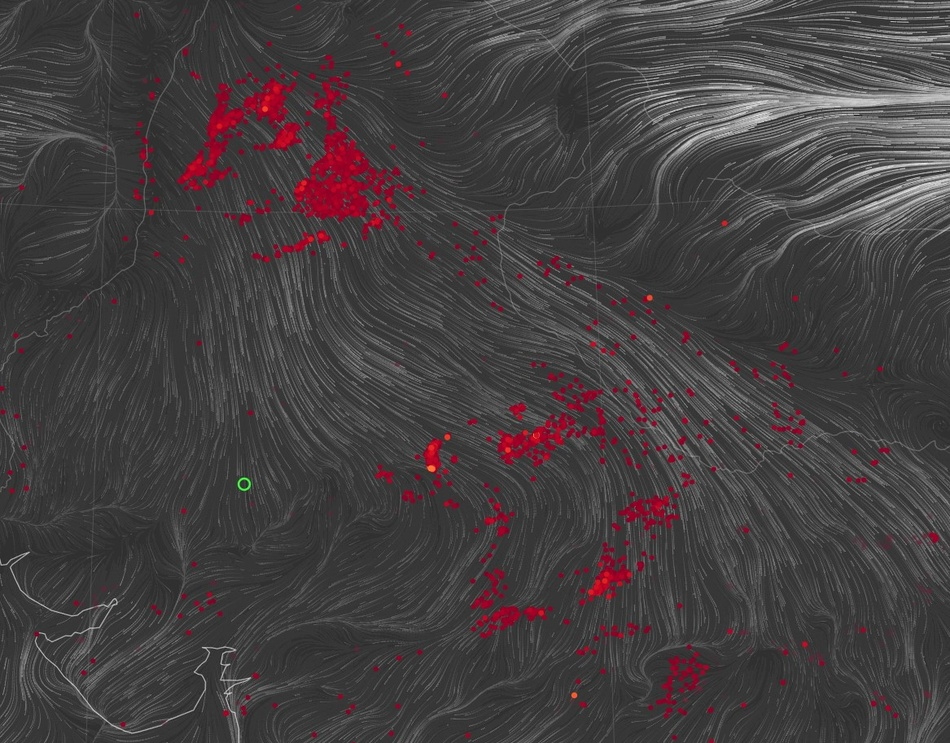
#> input picture src/fire_points_northern_india_plain.jpg, 950 x 743 px, shrunk from 1167 x 913 before the run
$ jupyter execute Untitled.ipynb
#> lines starting #> are read from the running program, lines starting #| are printed output that depends on the picture; after the words box and inside, x2 and y2 are one past the last pixel; in counts of white or black regions, pixels touching at a corner belong together
[cell 1]
import cv2
import numpy as np
from sklearn.cluster import DBSCAN
import matplotlib.pyplot as plt
from matplotlib.backends.backend_agg import FigureCanvasAgg

[cell 2]
def detect_fire_clusters(image_path, eps=20, min_samples=10, wind_weight=0.5):
    # Read the image
#> called with image_path = 'fire_points_northern_india_plain.jpg', eps = 20, min_samples = 10, wind_weight = 0.5
    img = cv2.imread(image_path)
#> img is the input picture: shape (743, 950, 3); mean B, G, R 64.4, 63.2, 68.6
    if img is None:
        raise ValueError("Could not read the image")

    # Convert to grayscale and Gaussian blur to enhance wind lines
    gray = cv2.cvtColor(img, cv2.COLOR_BGR2GRAY)
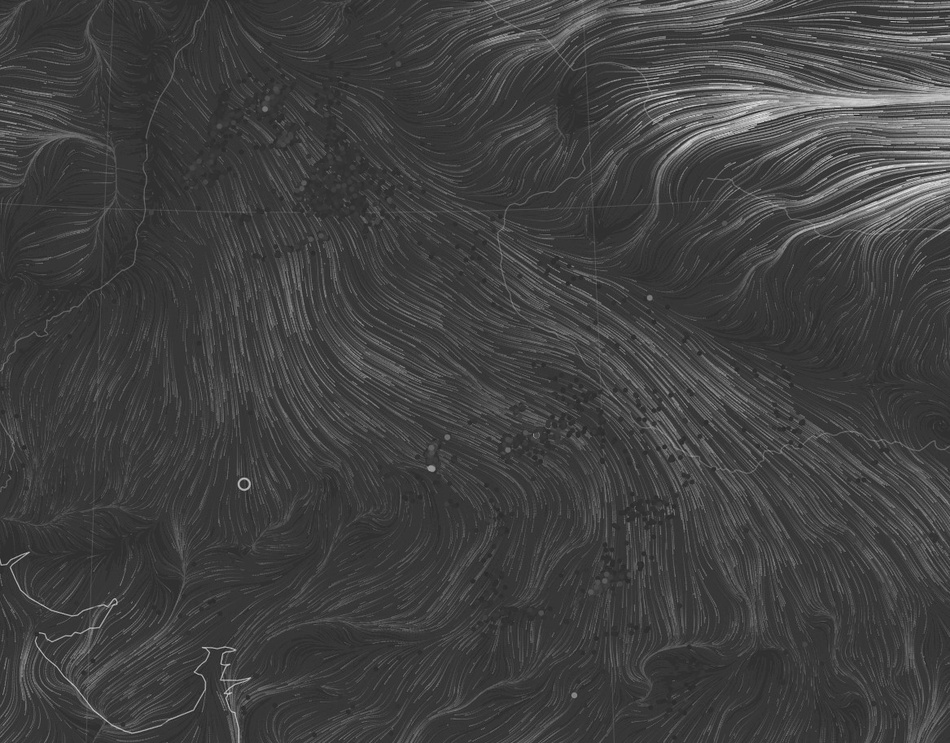
#> gray: shape (743, 950); min 30, max 241, mean 64.9
    blurred = cv2.GaussianBlur(gray, (5, 5), 0)

    # Apply Canny edge detection to extract wind lines
    edges = cv2.Canny(blurred, 100, 200)
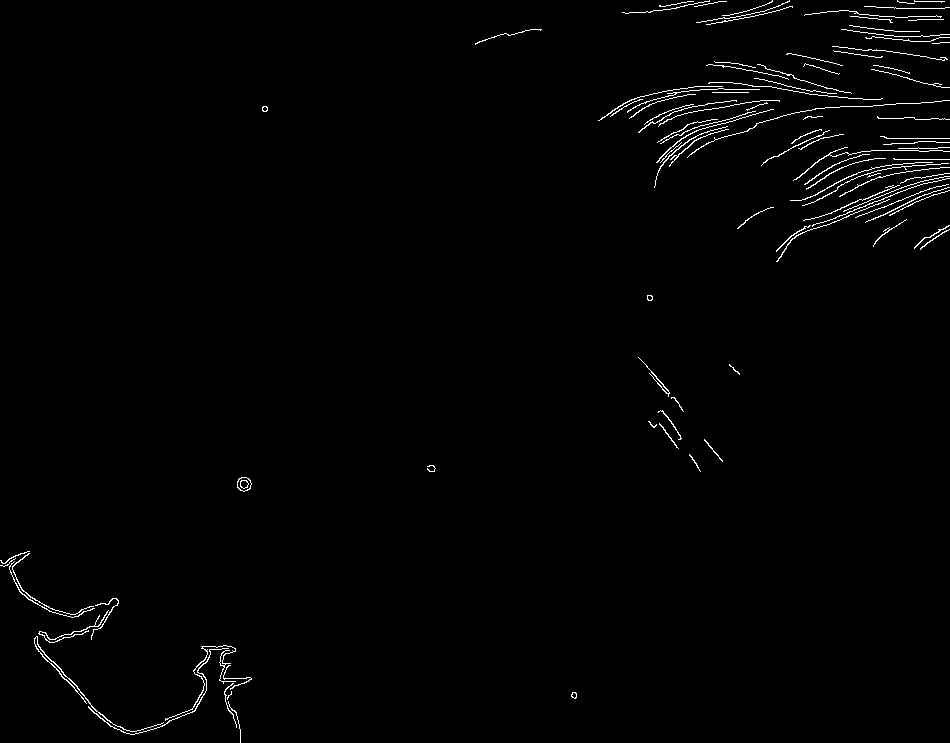
#> edges: shape (743, 950); 1.2% white in thin lines or dots

    # Convert to HSV color space
    hsv = cv2.cvtColor(img, cv2.COLOR_BGR2HSV)
#> hsv: shape (743, 950, 3); mean H, S, V 29, 13.6, 68.8

    # Define range for red color (fire points)
    lower_red1 = np.array([0, 120, 70])
    upper_red1 = np.array([10, 255, 255])
    lower_red2 = np.array([170, 120, 70])
    upper_red2 = np.array([180, 255, 255])

    # Create masks for red regions
    mask1 = cv2.inRange(hsv, lower_red1, upper_red1)
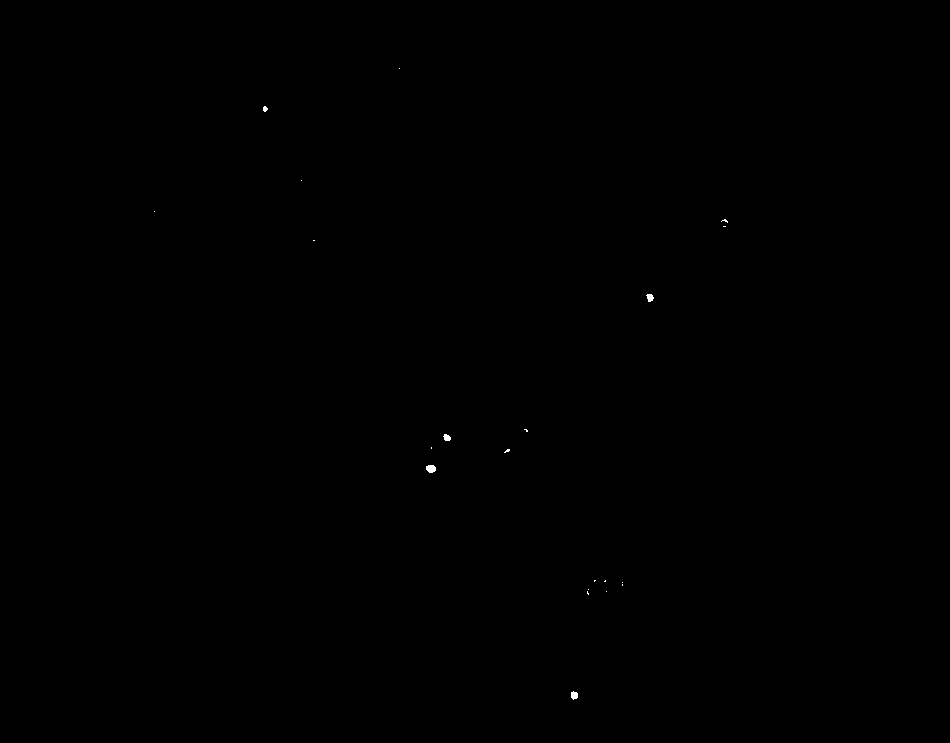
#> mask1: shape (743, 950); 0.04% white; 21 white regions (16 under 20 px), largest, box (x1, y1, x2, y2) and area: (426, 465, 436, 473) 65, (571, 691, 578, 700) 48, (646, 294, 654, 302) 45, (443, 434, 451, 441) 41, (263, 106, 268, 112) 22
    mask2 = cv2.inRange(hsv, lower_red2, upper_red2)
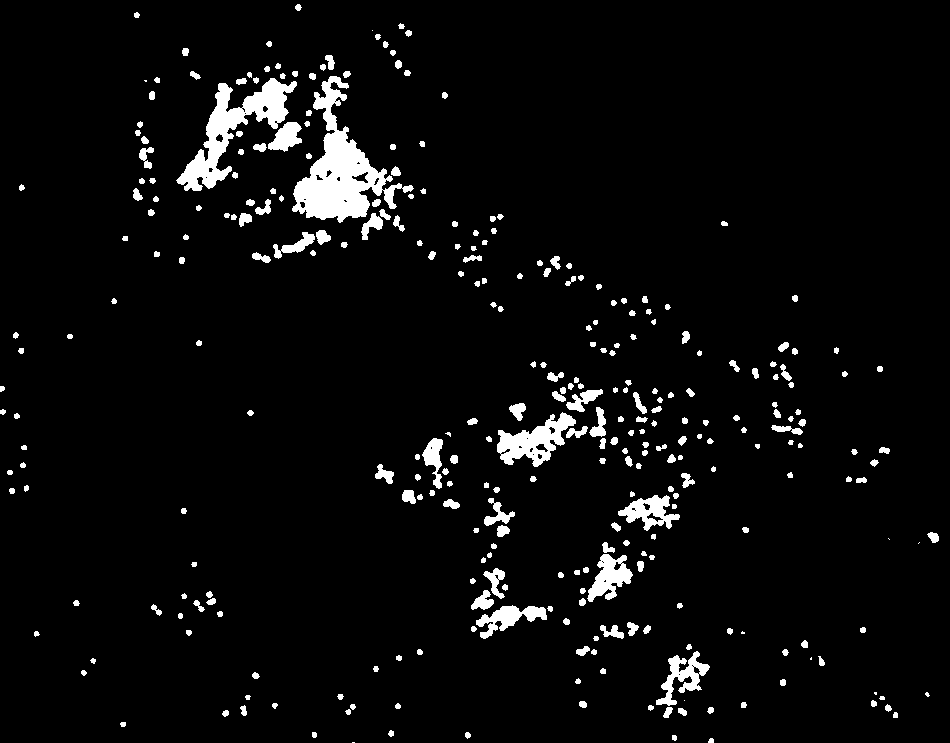
#> mask2: shape (743, 950); 4.5% white; 321 white regions (11 under 20 px), largest, box (x1, y1, x2, y2) and area: (292, 76, 414, 223) 6145, (176, 78, 297, 191) 4121, (497, 412, 576, 467) 1987
    mask = mask1 + mask2
#> mask: shape (743, 950); 4.6% white; 322 white regions (10 under 20 px), largest, box (x1, y1, x2, y2) and area: (292, 76, 414, 223) 6146, (176, 78, 297, 191) 4143, (497, 412, 576, 467) 2007

    # Find coordinates of fire points
    fire_points = np.column_stack(np.where(mask > 0))
#> fire_points = 32390 pairs, first value 4 to 742, second value 0 to 938

    if len(fire_points) == 0:
        raise ValueError("No fire points detected")

    # Cluster the fire points, now explicitly incorporating wind line information
    fire_points_with_wind = []
    for pt in fire_points:
        try:
            # Normalize coordinates and wind intensity
            x, y = pt
            wind_intensity = edges[y, x] / 255.0  # Normalize to 0-1

            # Weighted features: spatial coordinates and wind intensity
            weighted_pt = [
                x,
                y,
                wind_intensity * wind_weight  # Scale wind intensity
            ]
            fire_points_with_wind.append(weighted_pt)
        except IndexError:
            continue
#> this loop made 32390 passes
#> (x, y, weighted_pt) on passes 1 to 3: (4, 297, [4, 297, 0]), (4, 298, [4, 298, 0]), (4, 299, [4, 299, 0])
#> after the loop, fire_points_with_wind = 30798 items

    fire_points_with_wind = np.array(fire_points_with_wind)

    if len(fire_points_with_wind) == 0:
        raise ValueError("No fire points with valid wind information")

    # Use DBSCAN with custom metric incorporating wind information
    clustering = DBSCAN(
        eps=eps,
        min_samples=min_samples,
        metric='euclidean'
    ).fit(fire_points_with_wind)

    # Get unique clusters (excluding noise points)
    unique_labels = set(clustering.labels_)
#> unique_labels = 53 items
    unique_labels.discard(-1)  # Remove noise label
    n_clusters = len(unique_labels)
#> n_clusters = 52

    # Create figure with three subplots for verification
    fig, (ax1, ax2, ax3) = plt.subplots(1, 3, figsize=(20, 10))

    # Plot original image with clusters
    ax1.imshow(cv2.cvtColor(img, cv2.COLOR_BGR2RGB))
    ax1.set_title('Fire Clusters', fontsize=12, fontweight='bold')

    # Prepare for storing scatter objects and labels for a compact legend
    scatter_handles = []
    scatter_labels = []

    # Plot clusters with different colors and annotate hotspot counts
    colors = plt.cm.rainbow(np.linspace(0, 1, n_clusters+1))
    for i, label in enumerate(unique_labels):
        cluster_points = fire_points_with_wind[clustering.labels_ == label, :2]
        hotspot_count = len(cluster_points)

        # Scatter plot of cluster points
        scatter = ax1.scatter(
            cluster_points[:, 1],
            cluster_points[:, 0],
            color=colors[i],
            alpha=0.6,
            s=50
        )

        # Store scatter handle and label for compact legend
        scatter_handles.append(scatter)
        scatter_labels.append(f'C{i+1}: {hotspot_count} hotspots')

        # Find cluster centroid for annotation
        if len(cluster_points) > 0:
            centroid_x = int(np.mean(cluster_points[:, 1]))
            centroid_y = int(np.mean(cluster_points[:, 0]))

            # Annotate hotspot count on the plot
            ax1.annotate(
                f'{hotspot_count}',
                (centroid_x, centroid_y),
                color='white',
                fontweight='bold',
                ha='center',
                va='center',
                bbox=dict(facecolor='black', alpha=0.5, edgecolor='none')
            )
#> this loop made 52 passes
#> (hotspot_count, centroid_x, centroid_y) on passes 1 to 12: (35, 297, 7), (28, 136, 14), (236, 396, 48), (13625, 298, 159), (81, 153, 88), (33, 444, 94), (482, 144, 167), (29, 421, 143), (29, 21, 187), (389, 476, 247), (44, 724, 222), (64, 183, 250)
#> after the loop, scatter_handles = 52 items; scatter_labels = 52 items, first 6: 'C1: 35 hotspots', 'C2: 28 hotspots', 'C3: 236 hotspots', 'C4: 13625 hotspots', 'C5: 81 hotspots', 'C6: 33 hotspots'

    # Add cluster count to title
    ax1.set_title(f'Fire Clusters (Count: {n_clusters})',
                  fontsize=12, fontweight='bold')

    # Create a compact legend outside the plot area
    fig.legend(
        scatter_handles,
        scatter_labels,
        title='Clusters',
        loc='center left',
        bbox_to_anchor=(1, 0.5),
        fontsize=8
    )

    # Plot mask for verification
    ax2.imshow(mask, cmap='gray')
    ax2.set_title('Fire Detection Mask', fontsize=12, fontweight='bold')

    # Plot wind lines
    ax3.imshow(edges, cmap='gray')
    ax3.set_title('Wind Lines', fontsize=12, fontweight='bold')

    # Compute cluster statistics
    cluster_sizes = [np.sum(clustering.labels_ == label) for label in unique_labels]
#> cluster_sizes = 52 values, max 13625 at index 3, min 11 at index 44, mean 592.2

    # Add overall statistics to the plot
    plt.suptitle(
        f'Fire Cluster Analysis\n'
        f'Clusters: {n_clusters} | '
        f'Total Fire Points: {len(fire_points)} | '
        f'Avg Cluster Size: {np.mean(cluster_sizes):.1f}',
        fontsize=14, fontweight='bold'
    )

    # Remove axes for cleaner visualization
    ax1.axis('off')
    ax2.axis('off')
    ax3.axis('off')

    # Adjust layout to make room for the legend
    plt.tight_layout()
    plt.subplots_adjust(right=0.85)

    # Save the figure to a file instead of showing it
    canvas = FigureCanvasAgg(fig)
    canvas.draw()
    img_buf = canvas.tostring_rgb()
    img_arr = np.frombuffer(img_buf, dtype=np.uint8)
    img_arr = img_arr.reshape(fig.canvas.get_width_height()[::-1] + (3,))

    return {
        'total_clusters': n_clusters,
        'cluster_sizes': cluster_sizes,
        'total_fire_points': len(fire_points),
        'visualization': img_arr,
        'mask': mask,
        'wind_lines': edges,
        'labeled_clusters': clustering.labels_
    }

# Rest of the code remains the same

[cell 3]
def verify_overlay(result):
    """
    Print verification statistics about the clustering
    """
    print(f"Verification Results:")
    print(f"- Total number of clusters: {result['total_clusters']}")
    print(f"- Total fire points detected: {result['total_fire_points']}")
    print(f"- Cluster sizes: {result['cluster_sizes']}")
    print(f"- Average cluster size: {np.mean(result['cluster_sizes']):.1f}")
    print(f"- Largest cluster size: {max(result['cluster_sizes'])}")
    print(f"- Smallest cluster size: {min(result['cluster_sizes'])}")

[cell 4]
# Example usage
result = detect_fire_clusters('fire_points_northern_india_plain.jpg')
#> result = 7 items
verify_overlay(result)
#| - Total number of clusters: 52
#| - Total fire points detected: 32390
#> (printed output is left out)
#| - Average cluster size: 592.2
#| - Largest cluster size: 13625
#| - Smallest cluster size: 11
#plt.imshow(result['visualization'])
plt.show()
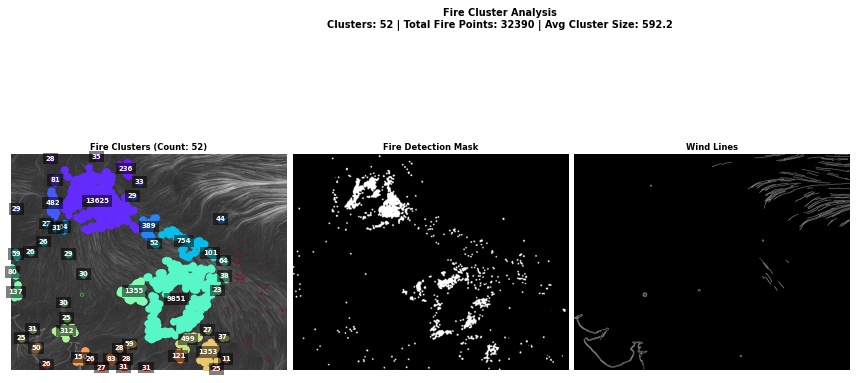
#> figure drawn by matplotlib, 3 panels

$ run again, with src/fire_points_northern_india.jpg copied over src/fire_points_northern_india_plain.jpg
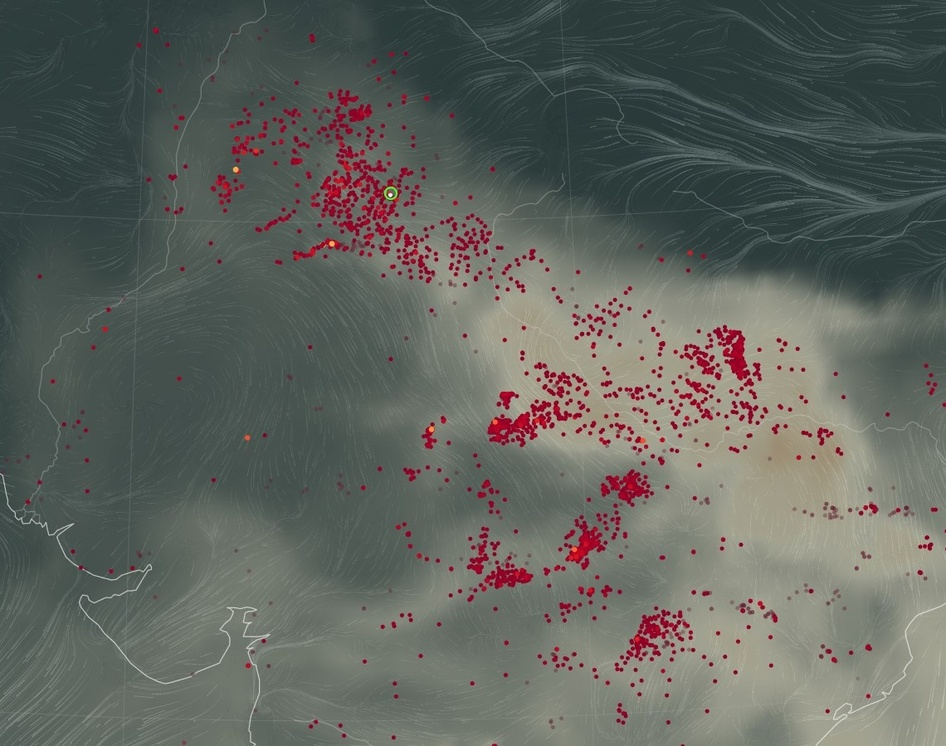
#> input picture src/fire_points_northern_india.jpg, 946 x 746 px, shrunk from 1140 x 899 before the run
#> in detect_fire_clusters, img is the input picture: shape (746, 946, 3); mean B, G, R 93.8, 99.7, 95.8
#> in detect_fire_clusters, `edges = cv2.Canny(blurred, 100, 200)`:
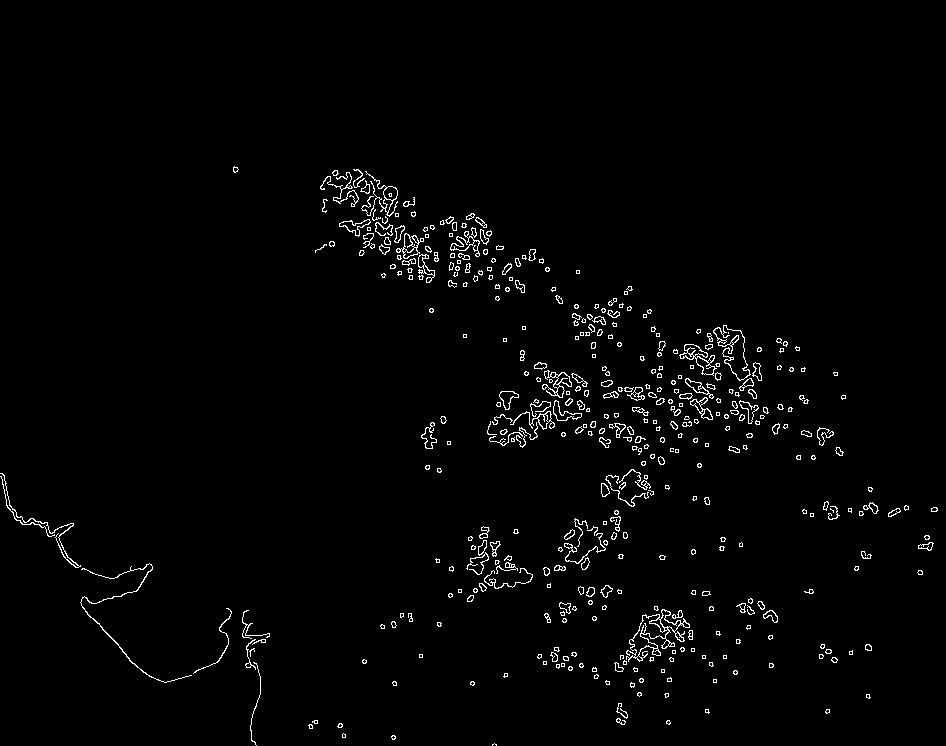
#> edges: shape (746, 946); 1.9% white in thin lines or dots, all inside (x1, y1, x2, y2) = (0, 166, 938, 746)
#> hsv: shape (746, 946, 3); mean H, S, V 69.3, 43.3, 104.6
#> mask1: shape (746, 946); 0.07% white in thin lines or dots, all inside (x1, y1, x2, y2) = (102, 148, 920, 656)
#> mask2: shape (746, 946); 3.3% white; 588 white regions (406 under 20 px), largest, box (x1, y1, x2, y2) and area: (320, 106, 398, 236) 2868, (487, 401, 551, 447) 1285, (626, 610, 684, 661) 1024
#> mask: shape (746, 946); 3.3% white; 585 white regions (404 under 20 px), largest, box (x1, y1, x2, y2) and area: (320, 106, 414, 236) 3063, (487, 401, 551, 447) 1318, (626, 610, 684, 661) 1024
#> fire_points = 23548 pairs, first value 28 to 745, second value 26 to 945
#> the loop in detect_fire_clusters, `for pt in fire_points:` made 23548 passes
#> (x, y, weighted_pt) on passes 1 to 3: (28, 153, [28, 153, 0]), (28, 154, [28, 154, 0]), (28, 155, [28, 155, 0])
#> after the loop in detect_fire_clusters, `for pt in fire_points:`: fire_points_with_wind = 22156 items
#> unique_labels = 59 items
#> n_clusters = 58
#> the loop in detect_fire_clusters, `for i, label in enumerate(unique_labels):` made 58 passes
#> (hotspot_count, centroid_x, centroid_y) on passes 1 to 8: (58, 152, 37), (40, 311, 37), (66, 384, 64), (14, 296, 82), (16, 159, 90), (18757, 488, 335), (16, 451, 115), (39, 178, 122)
#> after the loop in detect_fire_clusters, `for i, label in enumerate(unique_labels):`: scatter_handles = 58 items; scatter_labels = 58 items, first 6: 'C1: 58 hotspots', 'C2: 40 hotspots', 'C3: 66 hotspots', 'C4: 14 hotspots', 'C5: 16 hotspots', 'C6: 18757 hotspots'
#> cluster_sizes = 58 values, max 18757 at index 5, min 10 at index 18, mean 381.8
#> result = 7 items
#| - Total number of clusters: 58
#| - Total fire points detected: 23548
#> (printed output is left out)
#| - Average cluster size: 381.8
#| - Largest cluster size: 18757
#| - Smallest cluster size: 10
#> `plt.show()`:
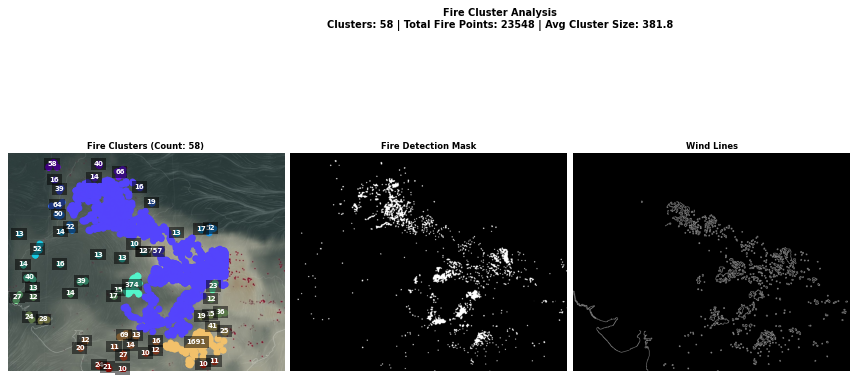
#> figure drawn by matplotlib, 3 panels
